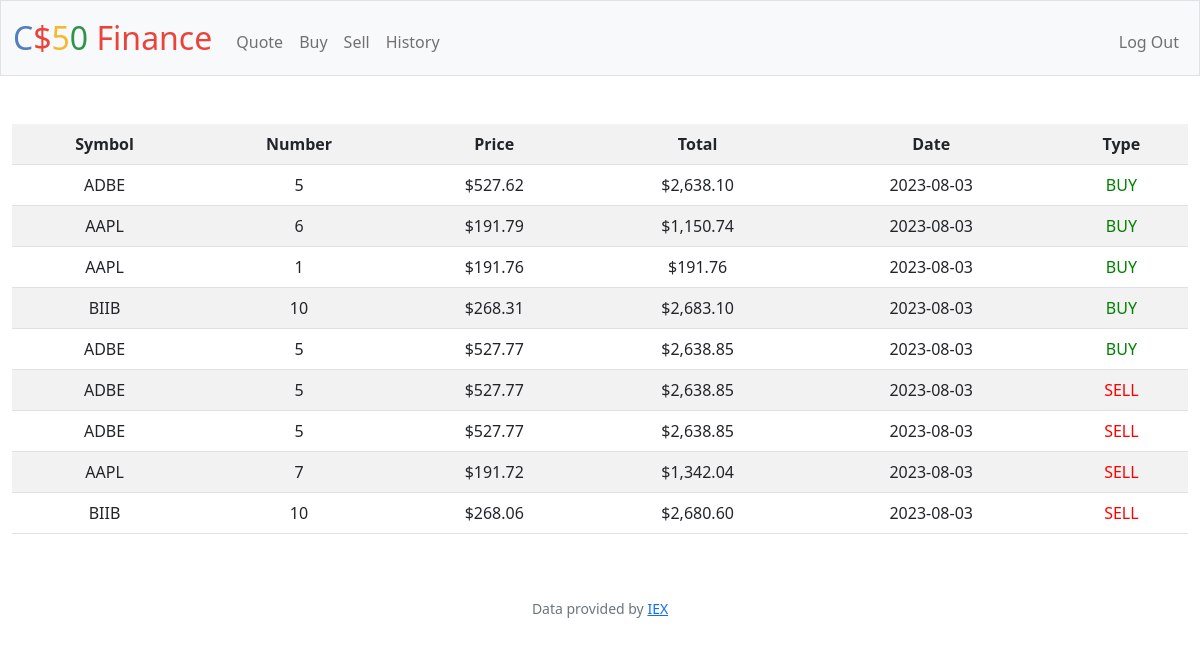
Screenshot of /history (signed in) with the database file from the repository.
### tables this page shows
CREATE TABLE transactions (
transaction_number INTEGER PRIMARY KEY AUTOINCREMENT,
user_id INTEGER,
stock_symbol TEXT,
quantity INTEGER,
price INTEGER,
total INTEGER,
date TEXT,
type TEXT,
FOREIGN KEY(user_id) REFERENCES users(id)
);

### app.py (the view)
@app.route("/history")
@login_required
def history():
    table = db.execute(
        "SELECT * FROM transactions WHERE user_id = ?", session["user_id"]
    )
    return render_template("history.html", table=table)

### app.py (called while the page is built)
@app.after_request
def after_request(response):
    response.headers["Cache-Control"] = "no-cache, no-store, must-revalidate"
    response.headers["Expires"] = 0
    response.headers["Pragma"] = "no-cache"
    return response

### helpers.py (called while the page is built)
def login_required(f):
    @wraps(f)
    def decorated_function(*args, **kwargs):
        if session.get("user_id") is None:
            return redirect("/login")
        return f(*args, **kwargs)
    return decorated_function

def usd(value):
    return f"${value:,.2f}"

### templates/history.html (shortened to what this page needs)
{% extends "layout.html" %}
{% block main %}
    <table class="table table-striped">
        <tr>
            <th>Symbol</th>
            <th>Number</th>
            <th>Price</th>
            <th>Total</th>
            <th>Date</th>
            <th>Type</th>
        </tr>
        {% for stock in table %}
            <tr>
                <td>{{ stock["stock_symbol"] }}</td>
                <td>{{ stock["quantity"] }}</td>
                <td>{{ stock["price"] | usd}}</td>
                <td>{{ stock["total"] | usd}}</td>
                <td>{{ stock["date"] }}</td>
                {% if stock["type"] == "BUY" %}
                    <td style="color: green;">{{ stock["type"] }}</td>
                {% else %}
                    <td style="color: red;">{{ stock["type"] }}</td>
                {% endif %}
            </tr>
        {% endfor %}
    </table>
{% endblock %}

### rows the page displays
transactions: stock_symbol "ADBE", quantity "5", price "$527.62", total "$2,638.10", date "2023-08-03", type "BUY"
transactions: stock_symbol "AAPL", quantity "6", price "$191.79", total "$1,150.74", date "2023-08-03", type "BUY"
transactions: stock_symbol "AAPL", quantity "1", price "$191.76", total "$191.76", date "2023-08-03", type "BUY"
transactions: stock_symbol "BIIB", quantity "10", price "$268.31", total "$2,683.10", date "2023-08-03", type "BUY"
transactions: stock_symbol "ADBE", quantity "5", price "$527.77", total "$2,638.85", date "2023-08-03", type "BUY"
transactions: stock_symbol "ADBE", quantity "5", price "$527.77", total "$2,638.85", date "2023-08-03", type "SELL"
transactions: stock_symbol "ADBE", quantity "5", price "$527.77", total "$2,638.85", date "2023-08-03", type "SELL"
transactions: stock_symbol "AAPL", quantity "7", price "$191.72", total "$1,342.04", date "2023-08-03", type "SELL"
transactions: stock_symbol "BIIB", quantity "10", price "$268.06", total "$2,680.60", date "2023-08-03", type "SELL"
